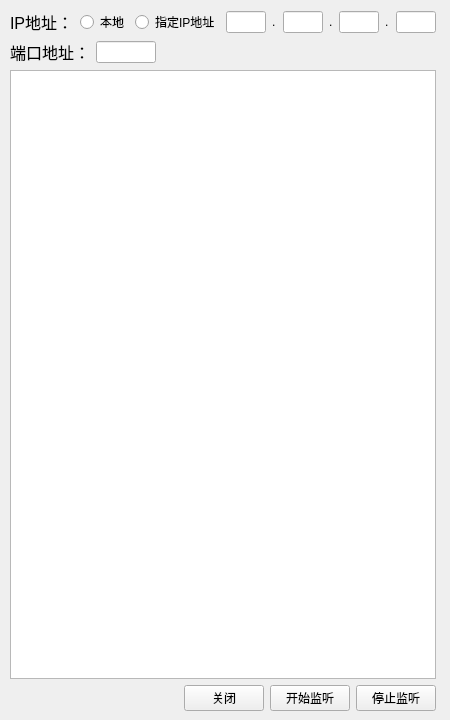
<?xml version="1.0" encoding="UTF-8"?>
<ui version="4.0">
 <class>ServerWidget</class>
 <widget class="QWidget" name="ServerWidget">
  <property name="geometry">
   <rect>
    <x>0</x>
    <y>0</y>
    <width>450</width>
    <height>720</height>
   </rect>
  </property>
  <property name="minimumSize">
   <size>
    <width>450</width>
    <height>720</height>
   </size>
  </property>
  <property name="maximumSize">
   <size>
    <width>450</width>
    <height>720</height>
   </size>
  </property>
  <property name="windowTitle">
   <string>ServerWidget</string>
  </property>
  <widget class="QWidget" name="verticalLayoutWidget">
   <property name="geometry">
    <rect>
     <x>10</x>
     <y>10</y>
     <width>426</width>
     <height>701</height>
    </rect>
   </property>
   <layout class="QVBoxLayout" name="verticalLayout">
    <item>
     <layout class="QHBoxLayout" name="horizontalLayout">
      <item>
       <widget class="QLabel" name="label">
        <property name="font">
         <font>
          <pointsize>12</pointsize>
         </font>
        </property>
        <property name="text">
         <string>IP地址：</string>
        </property>
       </widget>
      </item>
      <item>
       <widget class="QRadioButton" name="LocalHostRadios">
        <property name="text">
         <string>本地</string>
        </property>
       </widget>
      </item>
      <item>
       <widget class="QRadioButton" name="IPAddressRadio">
        <property name="text">
         <string>指定IP地址</string>
        </property>
       </widget>
      </item>
      <item>
       <widget class="QLineEdit" name="IPP1">
        <property name="maximumSize">
         <size>
          <width>40</width>
          <height>16777215</height>
         </size>
        </property>
        <property name="maxLength">
         <number>3</number>
        </property>
        <property name="alignment">
         <set>Qt::AlignCenter</set>
        </property>
       </widget>
      </item>
      <item>
       <widget class="QLabel" name="label_2">
        <property name="text">
         <string>.</string>
        </property>
       </widget>
      </item>
      <item>
       <widget class="QLineEdit" name="IPP2">
        <property name="maximumSize">
         <size>
          <width>40</width>
          <height>16777215</height>
         </size>
        </property>
        <property name="maxLength">
         <number>3</number>
        </property>
        <property name="alignment">
         <set>Qt::AlignCenter</set>
        </property>
       </widget>
      </item>
      <item>
       <widget class="QLabel" name="label_3">
        <property name="text">
         <string>.</string>
        </property>
       </widget>
      </item>
      <item>
       <widget class="QLineEdit" name="IPP3">
        <property name="maximumSize">
         <size>
          <width>40</width>
          <height>16777215</height>
         </size>
        </property>
        <property name="maxLength">
         <number>3</number>
        </property>
        <property name="alignment">
         <set>Qt::AlignCenter</set>
        </property>
       </widget>
      </item>
      <item>
       <widget class="QLabel" name="label_4">
        <property name="text">
         <string>.</string>
        </property>
       </widget>
      </item>
      <item>
       <widget class="QLineEdit" name="IPP4">
        <property name="maximumSize">
         <size>
          <width>40</width>
          <height>16777215</height>
         </size>
        </property>
        <property name="maxLength">
         <number>3</number>
        </property>
        <property name="alignment">
         <set>Qt::AlignCenter</set>
        </property>
       </widget>
      </item>
     </layout>
    </item>
    <item>
     <layout class="QHBoxLayout" name="horizontalLayout_2">
      <item>
       <widget class="QLabel" name="label_5">
        <property name="font">
         <font>
          <pointsize>12</pointsize>
         </font>
        </property>
        <property name="text">
         <string>端口地址：</string>
        </property>
       </widget>
      </item>
      <item>
       <widget class="QLineEdit" name="Port">
        <property name="maximumSize">
         <size>
          <width>60</width>
          <height>16777215</height>
         </size>
        </property>
       </widget>
      </item>
      <item>
       <spacer name="horizontalSpacer">
        <property name="orientation">
         <enum>Qt::Horizontal</enum>
        </property>
        <property name="sizeHint" stdset="0">
         <size>
          <width>40</width>
          <height>20</height>
         </size>
        </property>
       </spacer>
      </item>
     </layout>
    </item>
    <item>
     <widget class="QTextBrowser" name="Log"/>
    </item>
    <item>
     <layout class="QHBoxLayout" name="horizontalLayout_3">
      <item>
       <spacer name="horizontalSpacer_2">
        <property name="orientation">
         <enum>Qt::Horizontal</enum>
        </property>
        <property name="sizeHint" stdset="0">
         <size>
          <width>40</width>
          <height>20</height>
         </size>
        </property>
       </spacer>
      </item>
      <item>
       <widget class="QPushButton" name="Close">
        <property name="text">
         <string>关闭</string>
        </property>
       </widget>
      </item>
      <item>
       <widget class="QPushButton" name="Listen">
        <property name="text">
         <string>开始监听</string>
        </property>
       </widget>
      </item>
      <item>
       <widget class="QPushButton" name="StopListen">
        <property name="text">
         <string>停止监听</string>
        </property>
       </widget>
      </item>
     </layout>
    </item>
   </layout>
  </widget>
 </widget>
 <resources/>
 <connections/>
</ui>
